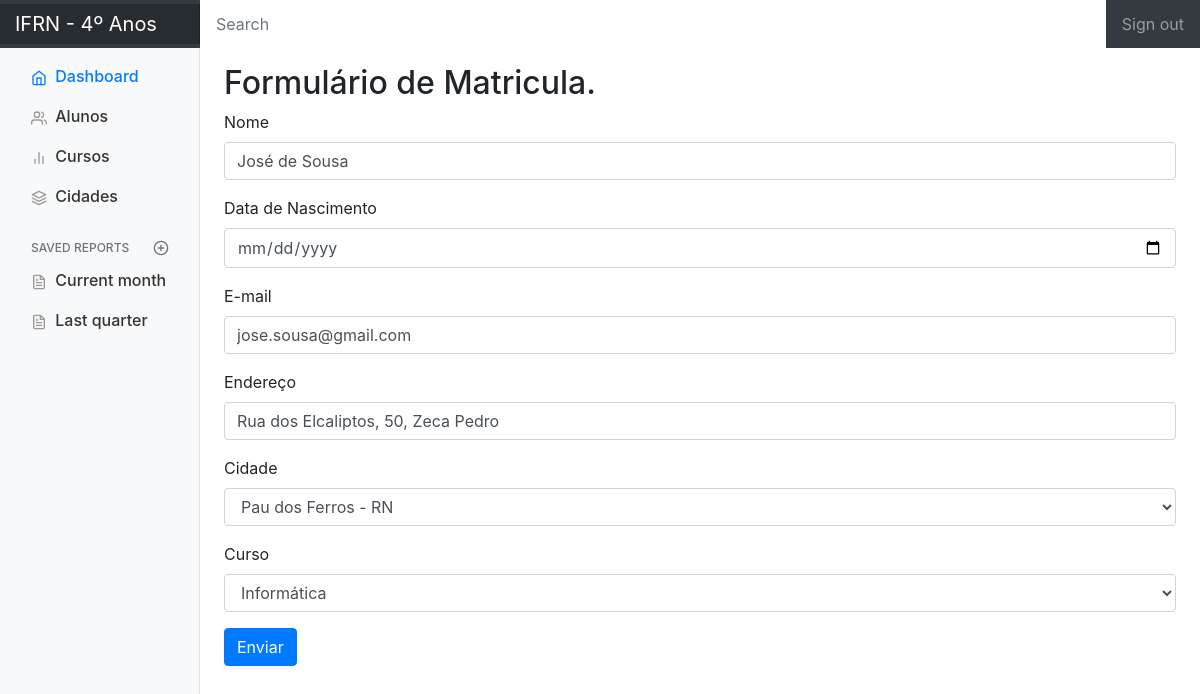
The page /aluno/editar/1/ (signed in) on the database its author committed.
### aluno/models.py (models this page shows, shortened)
class Aluno(models.Model):
    nome_aluno = models.CharField(max_length = 150)
    endereco = models.CharField(max_length = 250)
    email = models.EmailField()
    cidade = models.ForeignKey(Cidade, on_delete = models.CASCADE)
    curso = models.ForeignKey(Curso, on_delete = models.CASCADE)
    data_nascimento = models.DateField(blank = True, null = True)

### aluno/views.py (the view)
# urls.py: path('aluno/editar/<int:id>/', aluno_editar, name='aluno_editar'),
@login_required(login_url='/accounts/login')
def aluno_editar(request, id):
    aluno = get_object_or_404(Aluno, id=id)
    if request.method == 'POST':
        form = AlunoForm(request.POST, instance=aluno)
        if form.is_valid():
            form.save()
            return redirect('aluno_listar')
    else:
        form = AlunoForm(instance=aluno)
    return render(request, 'aluno/form.html', {'form':form})

### aluno/forms.py
class AlunoForm(ModelForm):
    class Meta:
        model = Aluno
        fields = '__all__'
        widgets = {
            'nome_aluno' : forms.TextInput(attrs={'class': 'form-control' }),
            'endereco' : forms.TextInput(attrs={'class': 'form-control' }),
            'email' : forms.EmailInput(attrs={'class': 'form-control' }),
            'cidade': forms.Select(attrs={'class': 'form-control' }),
            'curso': forms.Select(attrs={'class': 'form-control' }),
            'data_nascimento': forms.DateInput(attrs={'class': 'form-control', 'type': 'date' }),
        }

### aluno/models.py (called while the page is built)
    def __str__(self):
        return self.nome + " - " + self.sigla_estado

    def __str__(self):
        return self.nome

### aluno/templates/aluno/form.html (shortened to what this page needs)
{% extends 'base.html' %}
{% block center %}
    <h2> Formulário de Matricula.</h2>
    <form method="post">
        <div class="mb-3">
            <label for="nome" class="form-label">Nome</label>
            {{ form.nome_aluno }}
        </div>
         <div class="mb-3">
            <label for="data_nascimento" class="form-label">Data de Nascimento</label>
            {{ form.data_nascimento }}
        </div>
        <div class="mb-3">
            <label for="nome" class="form-label">E-mail</label>
            {{ form.email }}
        </div>
        <div class="mb-3">
            <label for="nome" class="form-label">Endereço</label>
            {{ form.endereco }}
        </div>
        <div class="mb-3">
            <label for="nome" class="form-label">Cidade</label>
            {{ form.cidade }}
        </div>
        <div class="mb-3">
            <label for="nome" class="form-label">Curso</label>
            {{ form.curso }}
        </div>
        <button type="submit" class="btn btn-primary">Enviar</button>
    </form>
{% endblock %}

### static/css/dashboard.css (style rules this page uses)
body { font-size: .875rem; }

### rows shown on the page
Aluno: nome_aluno "José de Sousa", email "jose.sousa@gmail.com", endereco "Rua dos Elcaliptos, 50, Zeca Pedro", cidade "Pau dos Ferros - RN", curso "Informática"
